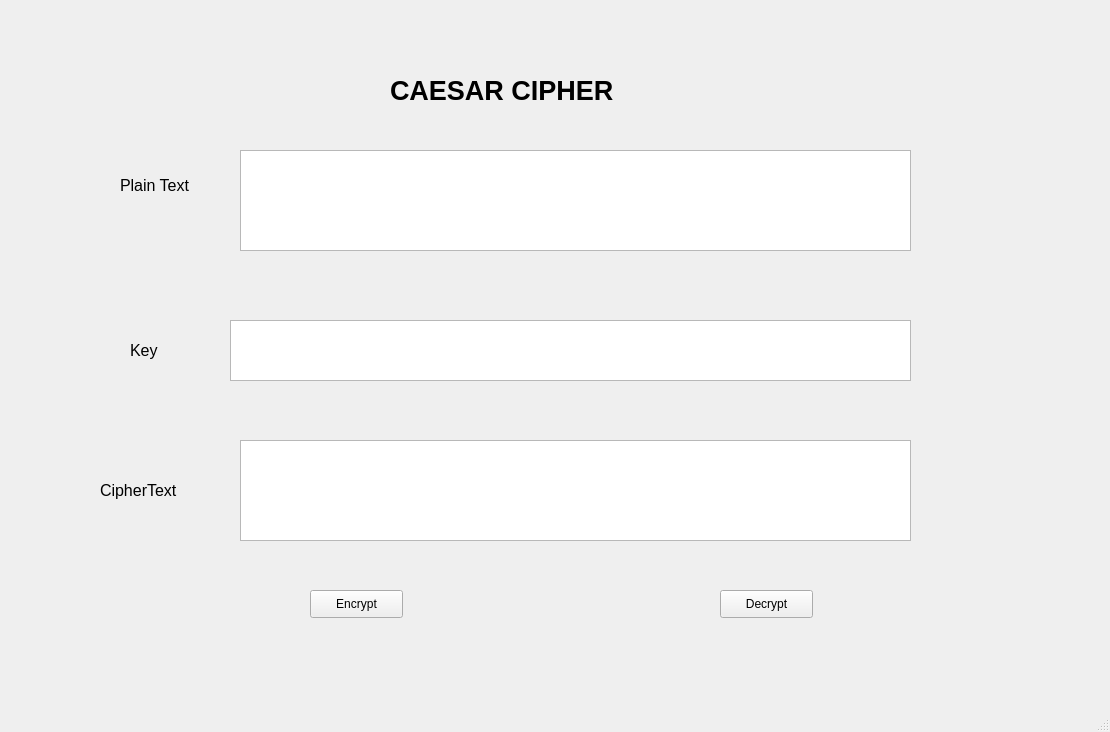
<?xml version="1.0" encoding="UTF-8"?>
<ui version="4.0">
 <class>MainWindow</class>
 <widget class="QMainWindow" name="MainWindow">
  <property name="geometry">
   <rect>
    <x>0</x>
    <y>0</y>
    <width>1110</width>
    <height>732</height>
   </rect>
  </property>
  <property name="windowTitle">
   <string>MainWindow</string>
  </property>
  <widget class="QWidget" name="centralwidget">
   <widget class="QLabel" name="label">
    <property name="geometry">
     <rect>
      <x>390</x>
      <y>50</y>
      <width>281</width>
      <height>81</height>
     </rect>
    </property>
    <property name="font">
     <font>
      <pointsize>20</pointsize>
      <weight>75</weight>
      <bold>true</bold>
     </font>
    </property>
    <property name="text">
     <string>CAESAR CIPHER</string>
    </property>
   </widget>
   <widget class="QLabel" name="label_2">
    <property name="geometry">
     <rect>
      <x>120</x>
      <y>170</y>
      <width>91</width>
      <height>31</height>
     </rect>
    </property>
    <property name="font">
     <font>
      <pointsize>12</pointsize>
     </font>
    </property>
    <property name="text">
     <string>Plain Text</string>
    </property>
   </widget>
   <widget class="QLabel" name="label_3">
    <property name="geometry">
     <rect>
      <x>130</x>
      <y>340</y>
      <width>91</width>
      <height>21</height>
     </rect>
    </property>
    <property name="font">
     <font>
      <pointsize>12</pointsize>
     </font>
    </property>
    <property name="text">
     <string>Key</string>
    </property>
   </widget>
   <widget class="QLabel" name="label_4">
    <property name="geometry">
     <rect>
      <x>100</x>
      <y>470</y>
      <width>111</width>
      <height>41</height>
     </rect>
    </property>
    <property name="font">
     <font>
      <pointsize>12</pointsize>
     </font>
    </property>
    <property name="text">
     <string>CipherText</string>
    </property>
   </widget>
   <widget class="QPlainTextEdit" name="plainTextEdit">
    <property name="geometry">
     <rect>
      <x>240</x>
      <y>150</y>
      <width>671</width>
      <height>101</height>
     </rect>
    </property>
   </widget>
   <widget class="QPlainTextEdit" name="plainTextEdit_2">
    <property name="geometry">
     <rect>
      <x>230</x>
      <y>320</y>
      <width>681</width>
      <height>61</height>
     </rect>
    </property>
   </widget>
   <widget class="QPlainTextEdit" name="plainTextEdit_3">
    <property name="geometry">
     <rect>
      <x>240</x>
      <y>440</y>
      <width>671</width>
      <height>101</height>
     </rect>
    </property>
   </widget>
   <widget class="QPushButton" name="pushButton">
    <property name="geometry">
     <rect>
      <x>310</x>
      <y>590</y>
      <width>93</width>
      <height>28</height>
     </rect>
    </property>
    <property name="text">
     <string>Encrypt</string>
    </property>
   </widget>
   <widget class="QPushButton" name="pushButton_2">
    <property name="geometry">
     <rect>
      <x>720</x>
      <y>590</y>
      <width>93</width>
      <height>28</height>
     </rect>
    </property>
    <property name="text">
     <string>Decrypt</string>
    </property>
   </widget>
  </widget>
  <widget class="QMenuBar" name="menubar">
   <property name="geometry">
    <rect>
     <x>0</x>
     <y>0</y>
     <width>1110</width>
     <height>26</height>
    </rect>
   </property>
  </widget>
  <widget class="QStatusBar" name="statusbar"/>
 </widget>
 <resources/>
 <connections/>
</ui>
